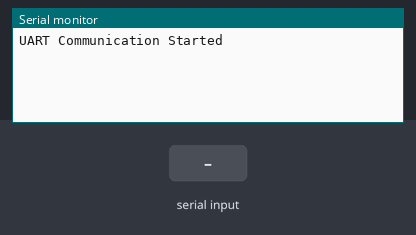
A sketch run on a simulated Arduino Uno, built with avr-gcc and run on an emulated ATmega328P. Shown: the last lines printed to the serial monitor. Inputs (shaded band) come from the test bench.

Above: at 1.2 s.
1.3 s: "1" received over Serial
At 2.0 s:
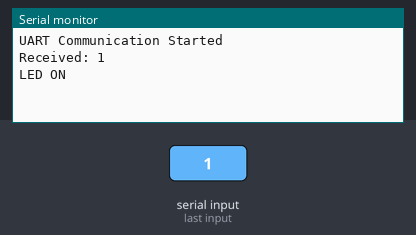
2.8 s: "0" received over Serial
At 3.2 s:
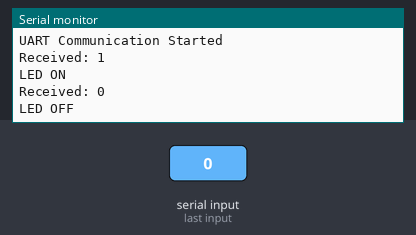
4.3 s: "2" received over Serial
At 5.1 s:
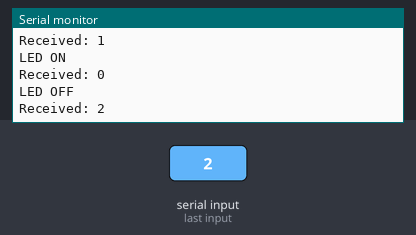

The sketch:

11-uart_communication.ino
```cpp
// Program: UART Communication
// Filename: uart_communication.ino

char data;  // Variable to store incoming data

void setup() {
  Serial.begin(9600);      // Initialize UART communication
  Serial.println("UART Communication Started");
}

void loop() {
  if (Serial.available() > 0) {  // Check if data is available
    data = Serial.read();        // Read the data
    Serial.print("Received: ");
    Serial.println(data);        // Echo it back

    // Optional LED feedback (for demo)
    if (data == '1') {
      digitalWrite(13, HIGH);
      Serial.println("LED ON");
    } else if (data == '0') {
      digitalWrite(13, LOW);
      Serial.println("LED OFF");
    }
  }
}
```

Measured:
- after the input at 1.3 s, the serial monitor: prints a new line at once (image 1)
- after the input at 2.8 s, the serial monitor: prints a new line at once (image 2)
- after the input at 4.3 s, the serial monitor: prints a new line at once (image 3)
